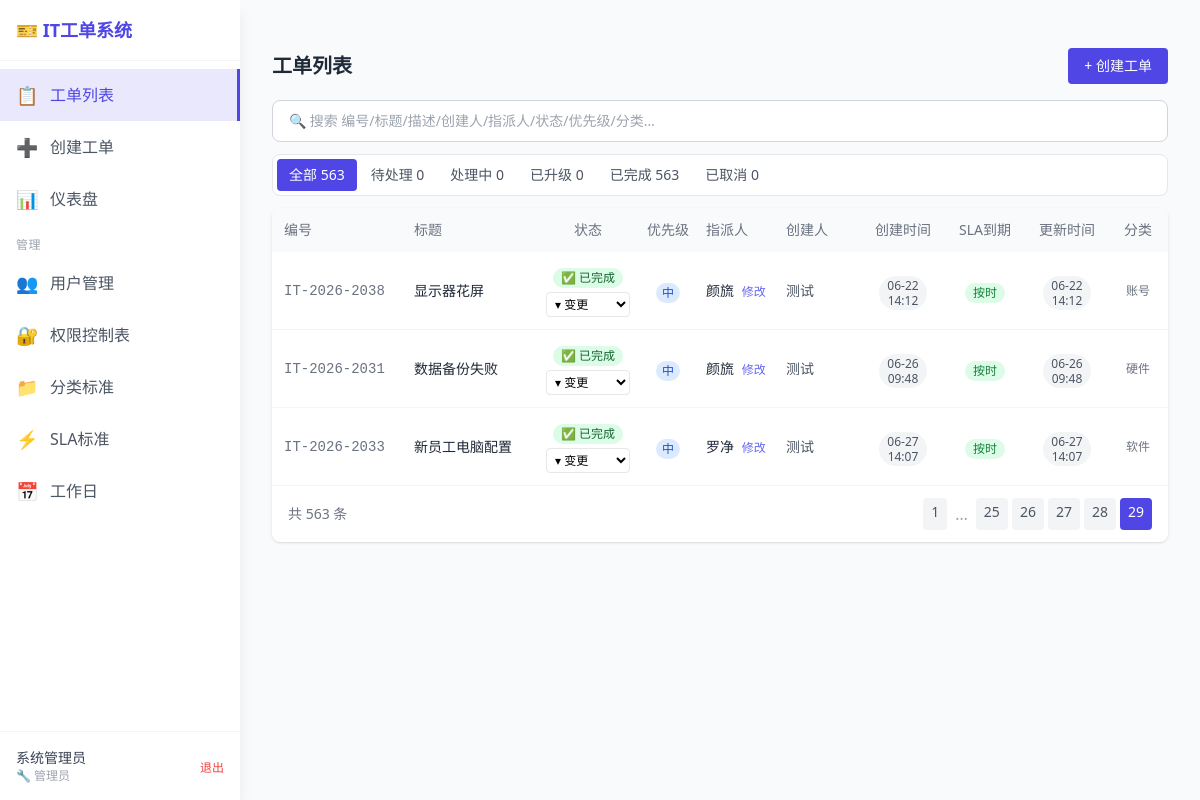
/tickets?page=29 (signed in), run on an earlier commit of the app's database.
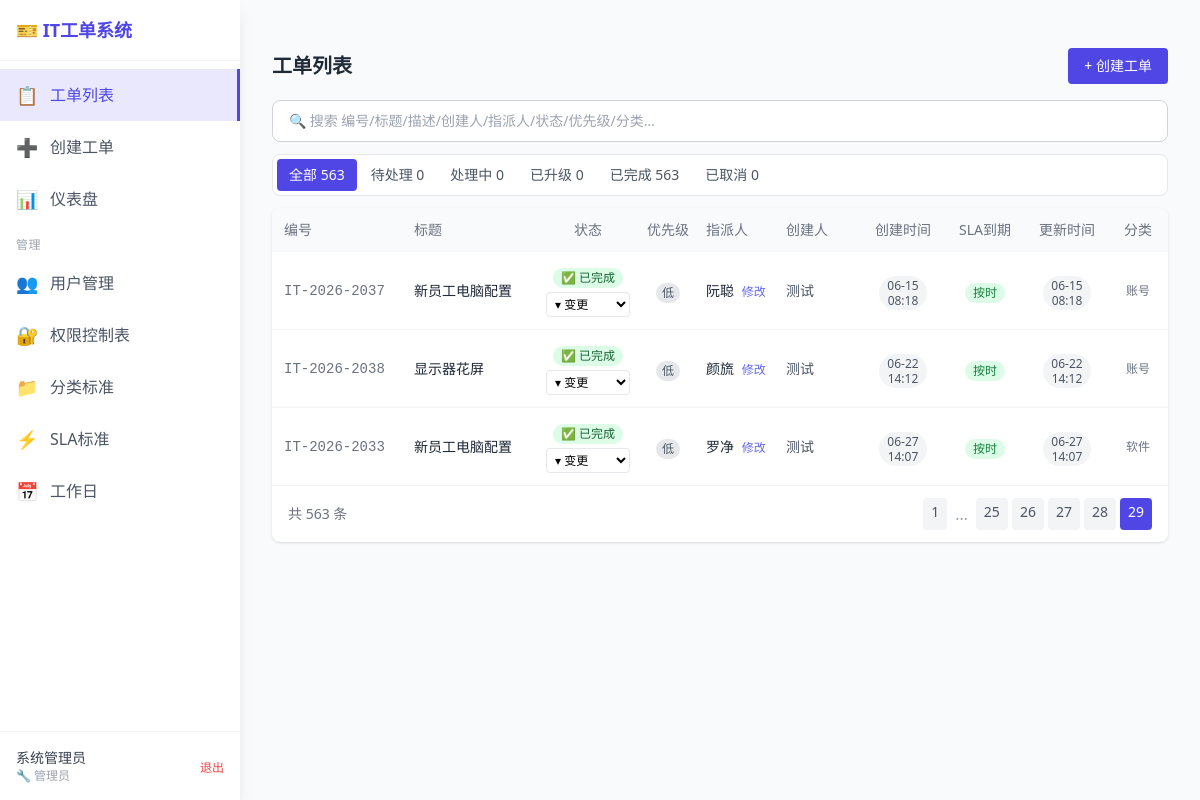
And on a later commit of the database.
### app/models/ticket.py (models this page shows)
class Ticket(Base):
    __tablename__ = "tickets"
    id: Mapped[int] = mapped_column(Integer, primary_key=True, autoincrement=True)
    title: Mapped[str] = mapped_column(String(200), nullable=False, index=True)
    description: Mapped[Optional[str]] = mapped_column(Text, nullable=True)
    status: Mapped[str] = mapped_column(String(20), nullable=False, default="pending", index=True)
    priority: Mapped[str] = mapped_column(String(20), nullable=False, default="medium")
    assignee: Mapped[Optional[str]] = mapped_column(String(100), nullable=True)
    category: Mapped[Optional[str]] = mapped_column(String(50), nullable=True)
    creator_name: Mapped[str] = mapped_column(String(100), nullable=False)
    resolution_notes: Mapped[Optional[str]] = mapped_column(Text, nullable=True)
    created_at: Mapped[datetime] = mapped_column(
        DateTime(timezone=True), default=lambda: now()
    )
    resolved_at: Mapped[Optional[datetime]] = mapped_column(DateTime(timezone=True), nullable=True)
    updated_at: Mapped[Optional[datetime]] = mapped_column(
        DateTime(timezone=True), nullable=True, onupdate=lambda: now()
    )
    ticket_number: Mapped[Optional[str]] = mapped_column(
        String(15), unique=True, nullable=True, index=True
    )
    sla_due_at: Mapped[Optional[datetime]] = mapped_column(DateTime(timezone=True), nullable=True)
    first_response_at: Mapped[Optional[datetime]] = mapped_column(
        DateTime(timezone=True), nullable=True
    )
    satisfaction: Mapped[Optional[str]] = mapped_column(
        String(20), nullable=True
    )  # satisfied / neutral / unsatisfied
    search_vector: Mapped[Optional[str]] = mapped_column(
        String, nullable=True
    )
    events: Mapped[List["TicketEvent"]] = relationship(
        "TicketEvent",
        back_populates="ticket",
        order_by="TicketEvent.created_at",
        cascade="all, delete-orphan",
        lazy="selectin",
    )
    attachments: Mapped[List["Attachment"]] = relationship(
        "Attachment",
        back_populates="ticket",
        order_by="Attachment.uploaded_at",
        cascade="all, delete-orphan",
        lazy="selectin",
    )

### app/routers/tickets.py (the view)
@router.get("", response_class=HTMLResponse)
async def list_tickets(
    request: Request,
    status: Optional[str] = Query(None),
    q: Optional[str] = Query(None),
    assignee: Optional[str] = Query(None),
    category: Optional[str] = Query(None),
    priority: Optional[str] = Query(None),
    sla: Optional[str] = Query(None),
    year_month: Optional[str] = Query(None),
    page: int = Query(1, ge=1),
    page_size: int = Query(20, ge=1, le=100),
    db: AsyncSession = Depends(get_db),
    current_user: User | None = Depends(get_current_user),
):
    if current_user is None:
        return RedirectResponse(url="/auth/login", status_code=302)
    perms = await get_transition_permissions(db)
    if year_month == "all":
        year_month = None
    result = await ticket_service.list_tickets(
        db, status=status, q=q, assignee=assignee,
        category=category, priority=priority, sla=sla,
        year_month=year_month,
        page=page, page_size=page_size,
        restrict_assignee=current_user.display_name if current_user.role != "admin" else None,
    )
    staff = await _get_staff(db)
    from sqlalchemy import func, select
    from app.models.ticket import Ticket
    restrict_assignee = current_user.display_name if current_user.role != "admin" else None
    status_counts = {}
    for st in ["pending", "in_progress", "escalated", "completed", "cancelled"]:
        cq = select(func.count(Ticket.id)).where(Ticket.status == st)
        if restrict_assignee:
            cq = cq.where(func.lower(Ticket.assignee) == restrict_assignee.lower())
        cr = await db.execute(cq)
        status_counts[st] = cr.scalar_one()
    total_all = sum(status_counts.values())
    is_htmx = request.headers.get("HX-Request") == "true"
    tmpl = "tickets/_list_table.html" if is_htmx else "tickets/list.html"
    for ticket in result["items"]:
        ticket._valid_transitions = ticket_service.get_valid_transitions(
            ticket.status,
            user_role=current_user.role,
            is_assignee=(ticket.assignee == current_user.display_name),
            perms=perms,
        )
    ctx = template_context(request, current_user, **{
        "tickets": result["items"], "total": result["total"],
        "page": result["page"], "page_size": result["page_size"],
        "total_pages": result["total_pages"],
        "status": status or "", "q": q or "",
        "assignee": assignee or "", "category": category or "",
        "priority": priority or "", "sla": sla or "",
        "year_month": year_month or "",
        "staff": staff,
        "status_display": ticket_service.STATUS_DISPLAY,
        "status_colors": ticket_service.STATUS_COLORS,
        "status_counts": status_counts,
        "total_all": total_all,
        "now": now(),
    })
    return templates.TemplateResponse(tmpl, ctx)

### app/templates/tickets/list.html
{% extends "base.html" %}
{% block content %}
<div class="p-8">
    <div class="flex justify-between items-center mb-4">
        <h2 class="text-xl font-bold text-gray-800">工单列表</h2>
        <a href="/tickets/new" class="bg-indigo-600 text-white px-4 py-2 rounded hover:bg-indigo-700 text-sm">+ 创建工单</a>
    </div>
    <form class="mb-3" onsubmit="return false">
        <input type="text" name="q" placeholder="🔍 搜索 编号/标题/描述/创建人/指派人/状态/优先级/分类…"
               value="{{ q }}"
               hx-get="/tickets"
               hx-trigger="keyup changed delay:400ms, search"
               hx-target="#tickets-table"
               class="w-full px-4 py-2.5 border border-gray-300 rounded-lg text-sm focus:outline-none focus:ring-2 focus:ring-indigo-500 focus:border-transparent">
    </form>
    <div class="flex gap-0.5 bg-white rounded-lg border border-gray-200 p-1 flex-wrap mb-3">
        <a href="/tickets"
           class="px-3 py-1.5 rounded text-sm {% if not status %}bg-indigo-600 text-white{% else %}text-gray-600 hover:bg-gray-100{% endif %}">
           全部 {{ total_all }}
        </a>
        <a href="/tickets?status=pending"
           class="px-3 py-1.5 rounded text-sm {% if status == 'pending' %}bg-yellow-500 text-white{% else %}text-gray-600 hover:bg-gray-100{% endif %}">
           待处理 {{ status_counts.get('pending', 0) }}
        </a>
        <a href="/tickets?status=in_progress"
           class="px-3 py-1.5 rounded text-sm {% if status == 'in_progress' %}bg-blue-500 text-white{% else %}text-gray-600 hover:bg-gray-100{% endif %}">
           处理中 {{ status_counts.get('in_progress', 0) }}
        </a>
        <a href="/tickets?status=escalated"
           class="px-3 py-1.5 rounded text-sm {% if status == 'escalated' %}bg-orange-500 text-white{% else %}text-gray-600 hover:bg-gray-100{% endif %}">
           已升级 {{ status_counts.get('escalated', 0) }}
        </a>
        <a href="/tickets?status=completed"
           class="px-3 py-1.5 rounded text-sm {% if status == 'completed' %}bg-green-500 text-white{% else %}text-gray-600 hover:bg-gray-100{% endif %}">
           已完成 {{ status_counts.get('completed', 0) }}
        </a>
        <a href="/tickets?status=cancelled"
           class="px-3 py-1.5 rounded text-sm {% if status == 'cancelled' %}bg-gray-400 text-white{% else %}text-gray-600 hover:bg-gray-100{% endif %}">
           已取消 {{ status_counts.get('cancelled', 0) }}
        </a>
    </div>
    <div id="tickets-table" class="bg-white rounded-lg shadow overflow-hidden">
        {% include "tickets/_list_table.html" %}
    </div>
</div>
{% endblock %}

### app/templates/tickets/_list_table.html (shortened to what the changed rows need)
<table class="w-full table-fixed">
    <thead class="bg-gray-50">
        <tr>
            <th class="text-left px-3 py-3 text-sm font-medium text-gray-500 w-[130px]">编号</th>
            <th class="text-left px-3 py-3 text-sm font-medium text-gray-500">标题</th>
            <th class="text-center px-2 py-3 text-sm font-medium text-gray-500 w-[100px]">状态</th>
            <th class="text-center px-2 py-3 text-sm font-medium text-gray-500 w-[60px]">优先级</th>
            <th class="text-left px-2 py-3 text-sm font-medium text-gray-500 w-[80px]">指派人</th>
            <th class="text-left px-2 py-3 text-sm font-medium text-gray-500 w-[84px]">创建人</th>
            <th class="text-center px-1 py-3 text-sm font-medium text-gray-500 w-[82px]">创建时间</th>
            <th class="text-center px-1 py-3 text-sm font-medium text-gray-500 w-[82px]">SLA到期</th>
            <th class="text-center px-1 py-3 text-sm font-medium text-gray-500 w-[82px]">更新时间</th>
            <th class="text-center px-2 py-3 text-sm font-medium text-gray-500 w-[60px]">分类</th>
        </tr>
    </thead>
    <tbody class="divide-y divide-gray-100">
        {% for ticket in tickets %}
        <tr class="hover:bg-gray-50">
            <td class="px-3 py-3 text-sm font-mono text-gray-500 truncate">
                {{ ticket.ticket_number or ('#' ~ ticket.id) }}
            </td>
            <td class="px-3 py-3 text-sm text-gray-800">
                <a href="/tickets/{{ ticket.id }}" class="hover:text-indigo-600 font-medium block truncate">{{ ticket.title }}</a>
            </td>
            <td class="px-2 py-3 text-center">
                <div id="status-container-{{ ticket.id }}">
                    {% with t=ticket %}{% include "tickets/_status_badge.html" %}{% endwith %}
                    <select name="status"
                            hx-post="/tickets/{{ ticket.id }}/status"
                            hx-trigger="change"
                            hx-target="#status-container-{{ ticket.id }}"
                            hx-swap="outerHTML"
                            class="text-xs border rounded mt-1 px-1 py-0.5 bg-white w-full min-w-[80px]">
                        <option value="">▾ 变更</option>
                    </select>
                </div>
            </td>
            <td class="px-2 py-3 text-center">
                {% if ticket.priority == '紧急' %}
                <span class="inline-block px-1.5 py-0.5 text-xs rounded-full bg-red-100 text-red-700 font-medium">紧急</span>
                {% elif ticket.priority == '高' %}
                <span class="inline-block px-1.5 py-0.5 text-xs rounded-full bg-orange-100 text-orange-700 font-medium">高</span>
                {% elif ticket.priority == '低' %}
                <span class="inline-block px-1.5 py-0.5 text-xs rounded-full bg-gray-200 text-gray-600 font-medium">低</span>
                {% else %}
                <span class="inline-block px-1.5 py-0.5 text-xs rounded-full bg-blue-100 text-blue-700 font-medium">中</span>
                {% endif %}
            </td>
            <td class="px-2 py-3 text-sm text-gray-600 truncate">
                {% with t=ticket %}{% include "tickets/_assignee_field.html" %}{% endwith %}
            </td>
            <td class="px-2 py-3 text-sm text-gray-600 truncate">{{ ticket.creator_name }}</td>
            <td class="px-2 py-3 text-center">
                {% with dt=ticket.created_at %}{% include "tickets/_date_badge.html" %}{% endwith %}
            </td>
            <td class="px-2 py-3 text-center">
                {% with t=ticket %}{% include "tickets/_sla_badge.html" %}{% endwith %}
            </td>
            <td class="px-2 py-3 text-center">
                {% with dt=(ticket.updated_at or ticket.created_at) %}{% include "tickets/_date_badge.html" %}{% endwith %}
            </td>
            <td class="px-2 py-3 text-center text-xs text-gray-500 truncate">{{ ticket.category or '-' }}</td>
        </tr>
        {% else %}
        <tr><td colspan="10" class="px-4 py-12 text-center text-gray-400">暂无工单，点击右上角「创建工单」开始</td></tr>
        {% endfor %}
    </tbody>
</table>
<div class="px-4 py-3 flex justify-between items-center border-t border-gray-100">
    {% if total_pages > 1 %}
    <div class="flex gap-1 flex-wrap">
        {% set window = 4 %}
        {% set start = [1, page - window] | max %}
        {% set end = [total_pages, page + window] | min %}
        {% if start > 1 %}
        <a href="?page=1"
           hx-get="?page=1"
           hx-target="#tickets-table"
           class="px-2 py-1 text-sm rounded bg-gray-100 text-gray-600 hover:bg-gray-200">1</a>
        {% if start > 2 %}<span class="px-1 py-1 text-gray-400">…</span>{% endif %}
        {% endif %}
        {% for p in range(start, end + 1) %}
        <a href="?page={{ p }}"
           hx-get="?page={{ p }}"
           hx-target="#tickets-table"
           class="px-2 py-1 text-sm rounded {% if p == page %}bg-indigo-600 text-white{% else %}bg-gray-100 text-gray-600 hover:bg-gray-200{% endif %}">{{ p }}</a>
        {% endfor %}
    </div>
    {% endif %}
</div>

### app/templates/tickets/_status_badge.html
<span id="status-badge-{{ ticket.id }}" class="htmx-added" style="animation: flash-bg 0.6s ease-out;">
    {% if ticket.status == 'pending' %}
    <span class="inline-block px-2 py-0.5 text-xs rounded-full bg-yellow-100 text-yellow-800 font-medium">⏳ 待处理</span>
    {% elif ticket.status == 'in_progress' %}
    <span class="inline-block px-2 py-0.5 text-xs rounded-full bg-blue-100 text-blue-800 font-medium">🔄 处理中</span>
    {% elif ticket.status == 'escalated' %}
    <span class="inline-block px-2 py-0.5 text-xs rounded-full bg-orange-100 text-orange-800 font-medium">⬆️ 已升级</span>
    {% elif ticket.status == 'completed' %}
    <span class="inline-block px-2 py-0.5 text-xs rounded-full bg-green-100 text-green-800 font-medium">✅ 已完成</span>
    {% elif ticket.status == 'cancelled' %}
    <span class="inline-block px-2 py-0.5 text-xs rounded-full bg-gray-100 text-gray-500 font-medium">❌ 已取消</span>
    {% else %}
    <span class="inline-block px-2 py-0.5 text-xs rounded-full bg-gray-100 text-gray-700">{{ ticket.status }}</span>
    {% endif %}
</span>

### app/templates/tickets/_assignee_field.html (shortened to what this page needs)
<div id="assignee-container-{{ ticket.id }}" x-data="{ editing: false }" class="assignee-field">
    {% if ticket.assignee %}
    <span class="text-sm text-gray-800" x-show="!editing">{{ ticket.assignee }}</span>
    {% else %}
    <span class="text-sm text-gray-400 italic" x-show="!editing">未分配</span>
    {% endif %}
    {% if current_user.is_admin %}
    <button type="button" @click="editing = true" x-show="!editing"
            class="text-indigo-500 text-xs ml-1 hover:underline">修改</button>
    {% endif %}
</div>

### app/templates/tickets/_date_badge.html
{% if dt %}
<span class="inline-flex flex-col items-center px-2 py-0.5 text-xs rounded-full bg-gray-100 text-gray-600 leading-tight">
    <span>{{ dt.strftime('%m-%d') }}</span>
    <span>{{ dt.strftime('%H:%M') }}</span>
</span>
{% else %}
<span class="text-xs text-gray-400">--</span>
{% endif %}

### app/templates/tickets/_sla_badge.html
{% if ticket.sla_due_at %}
    {% if ticket.status == 'completed' %}
        {% if ticket.resolved_at and (ticket.resolved_at|to_naive if ticket.resolved_at is not none else none) <= (ticket.sla_due_at|to_naive if ticket.sla_due_at is not none else none) %}
        <span class="inline-block px-2 py-0.5 text-xs rounded-full bg-green-100 text-green-700">按时</span>
        {% else %}
        <span class="inline-block px-2 py-0.5 text-xs rounded-full bg-red-100 text-red-700">超时</span>
        {% endif %}
    {% elif ticket.status == 'cancelled' %}
        <span class="text-xs text-gray-400">--</span>
    {% elif (ticket.sla_due_at|to_naive) < (now|to_naive) %}
        <span class="inline-block px-2 py-0.5 text-xs rounded-full bg-red-100 text-red-700">{{ ticket.sla_due_at.strftime('%m-%d %H:%M') }}</span>
    {% else %}
        <span class="inline-block px-2 py-0.5 text-xs rounded-full bg-blue-100 text-blue-700">{{ ticket.sla_due_at.strftime('%m-%d %H:%M') }}</span>
    {% endif %}
{% else %}
<span class="text-xs text-gray-400">--</span>
{% endif %}

What changed in the data, as far as the page shows it:
no longer on this page (row edited): Ticket: ticket_number "IT-2026-2031", title "数据备份失败", status "✅ 已完成", priority "中", assignee "颜旒", creator_name "测试", created_at "06-26 06-26", created_at "09:48 09:48", category "硬件"
now on this page (row edited): Ticket: ticket_number "IT-2026-2037", title "新员工电脑配置", status "✅ 已完成", priority "低", assignee "阮聪", creator_name "测试", created_at "06-15 06-15", created_at "08:18 08:18", category "账号"
changed Ticket "IT-2026-2038": priority "中" → "低"
changed Ticket "IT-2026-2033": priority "中" → "低"
